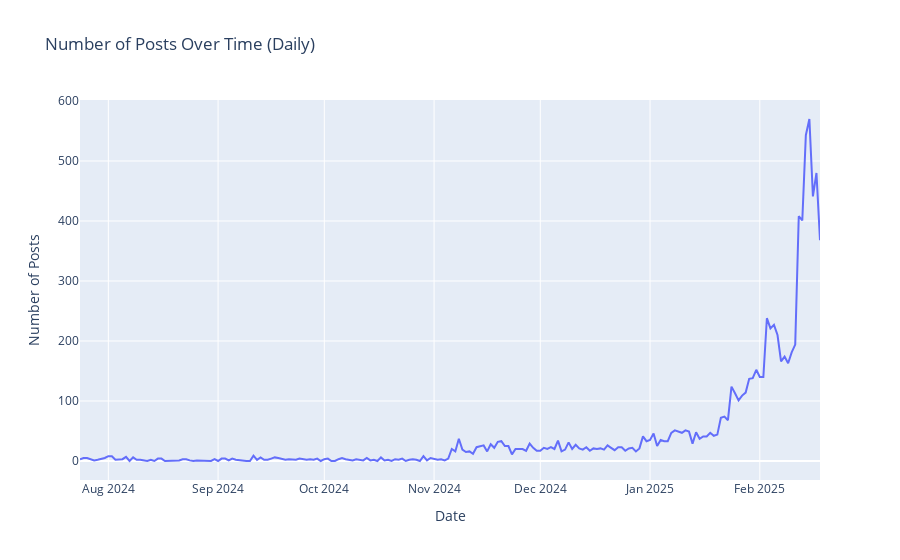

Notebook code for this chart:
### Markdown cell above
### We try to get a time series to see if there is any unsual activity related to posting on Reddit

### Code cell
print("\n--- Plotting Time Series of Post Volume ---")
# Resample data for daily counts
posts_per_day = df.set_index('timestamp')['id'].resample('D').count().reset_index()
posts_per_day.rename(columns={'id': 'Number of Posts', 'timestamp': 'Date'}, inplace=True)

fig_time_series = px.line(posts_per_day, x='Date', y='Number of Posts', title='Number of Posts Over Time (Daily)')
fig_time_series.update_layout(xaxis_title='Date', yaxis_title='Number of Posts')
fig_time_series.show()

### Figure 1 — Plotly figure (JSON) as saved in the notebook; plotly's stock layout.template omitted (floating-point values rounded to 4 significant figures; data arrays with more than 128 entries replaced by an {"elided": "..."} marker saying what was removed)
{"data": [{"hovertemplate": "Date=%{x}<br>Number of Posts=%{y}<extra></extra>", "legendgroup": "", "line": {"color": "#636efa", "dash": "solid"}, "marker": {"symbol": "circle"}, "mode": "lines", "name": "", "orientation": "v", "showlegend": false, "type": "scatter", "x": {"elided": "210 str values"}, "xaxis": "x", "y": {"elided": "210 int values"}, "yaxis": "y"}], "layout": {"autosize": true, "legend": {"tracegroupgap": 0}, "title": {"text": "Number of Posts Over Time (Daily)"}, "xaxis": {"anchor": "y", "autorange": true, "domain": [0, 1], "range": ["2024-07-24", "2025-02-18"], "title": {"text": "Date"}, "type": "date"}, "yaxis": {"anchor": "x", "autorange": true, "domain": [0, 1], "range": [-31.67, 601.7], "title": {"text": "Number of Posts"}, "type": "linear"}}}
